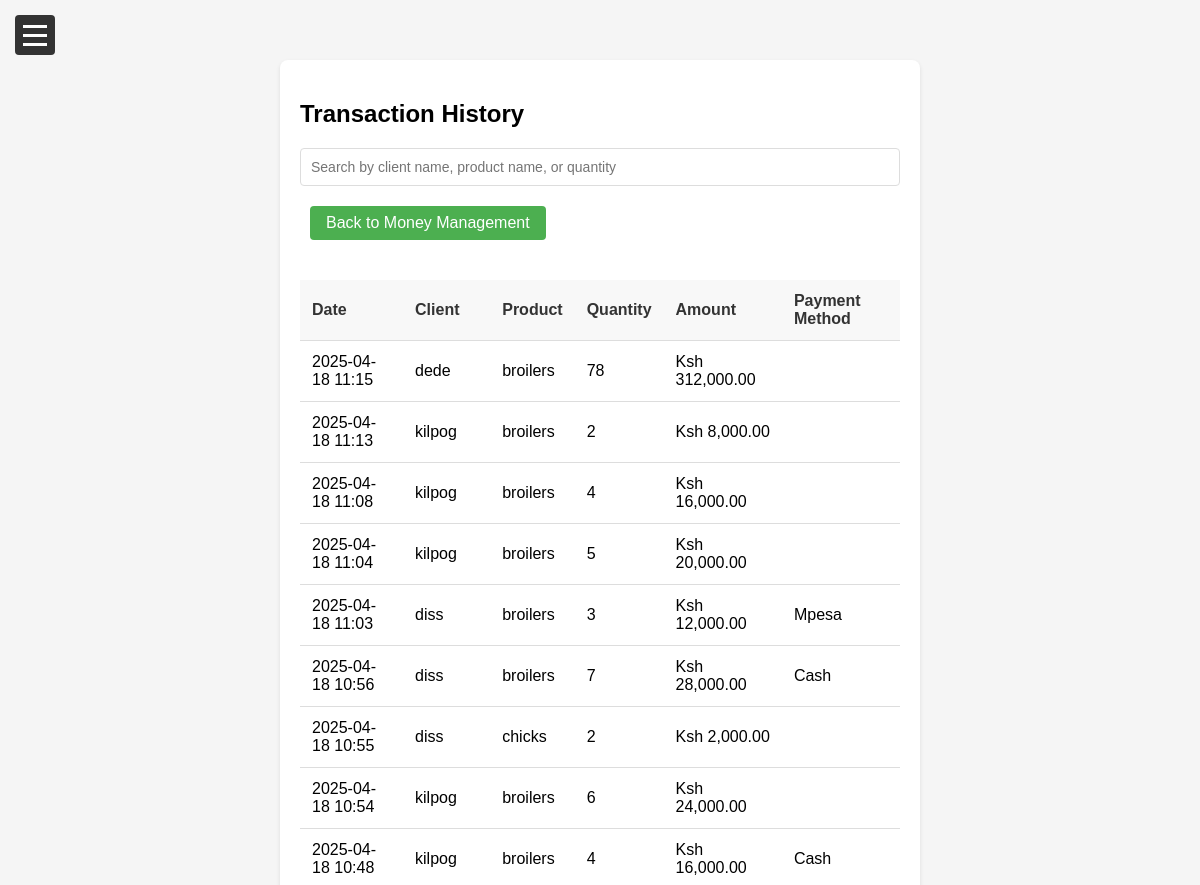
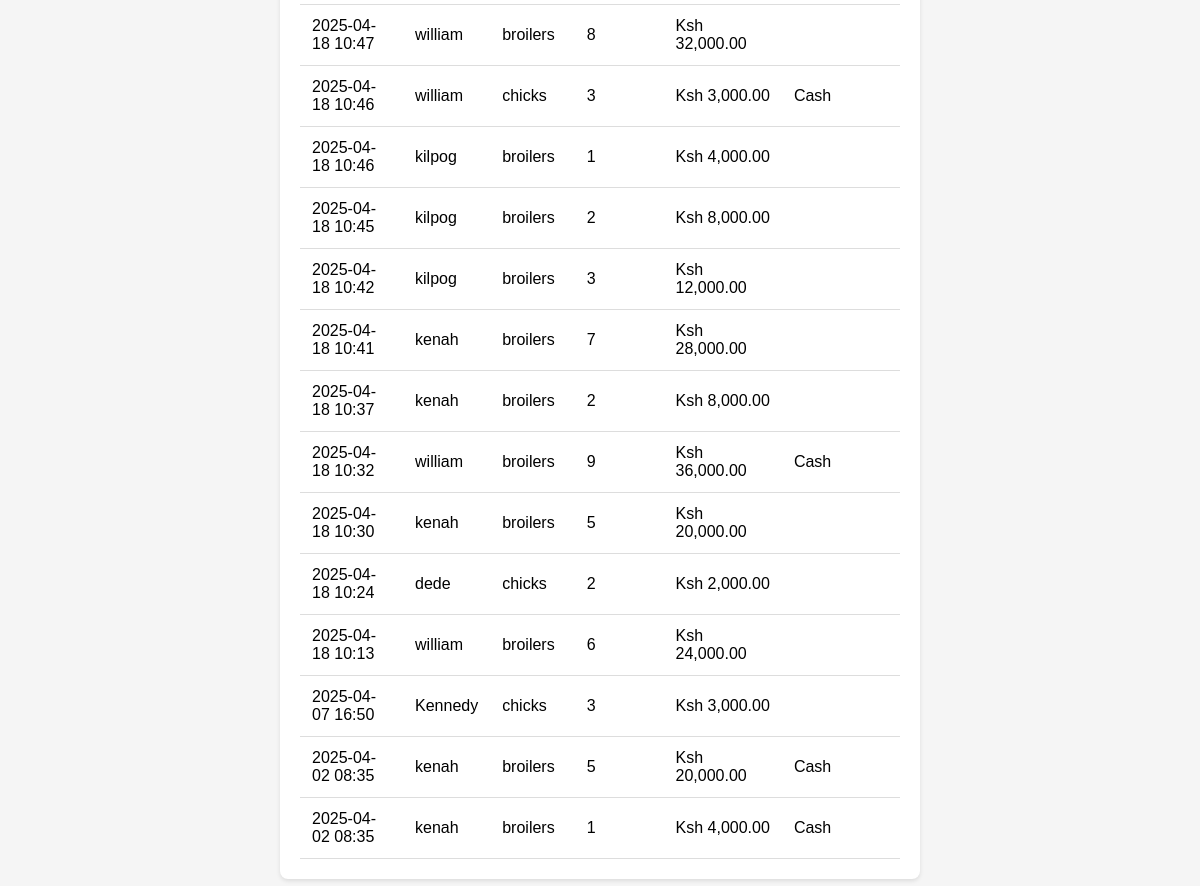
Screenshot of /transactions.php with the database file from the repository (2 pictures, top to bottom).
### tables this page shows
CREATE TABLE `sales` (
  `id` int(11) NOT NULL,
  `client_id` int(11) DEFAULT NULL,
  `product_id` int(11) DEFAULT NULL,
  `historical_product_name` varchar(255) DEFAULT NULL,
  `quantity` int(11) DEFAULT NULL,
  `amount` decimal(10,2) NOT NULL,
  `payment_method` enum('cash','mpesa','bank','credit') NOT NULL,
  `description` text DEFAULT NULL,
  `created_at` timestamp NOT NULL DEFAULT current_timestamp()
);

CREATE TABLE `clients` (
  `id` int(11) NOT NULL,
  `client_name` varchar(255) NOT NULL,
  `phone` varchar(15) NOT NULL,
  `email` varchar(100) NOT NULL,
  `created_at` timestamp NOT NULL DEFAULT current_timestamp()
);

CREATE TABLE `products` (
  `id` int(11) NOT NULL,
  `product_name` varchar(255) NOT NULL,
  `price` decimal(10,2) NOT NULL
);

### transactions.php (the view, shortened to what this page needs)
<?php
require_once 'db_config.php';
?>
<!DOCTYPE html>
<html lang="en">
<head>
    <link rel="stylesheet" href="styles.css">
</head>
<body>
    <button class="menu-toggle">
        <span></span>
        <span></span>
        <span></span>
    </button>
    <div class="main-content">
        <div class="container">
            <h2>Transaction History</h2>
            <div class="search-container">
                <input type="text" id="search" placeholder="Search by client name, product name, or quantity" class="search-input">
            </div>
            <a href="money.php" class="button" style="display: inline-block; margin-bottom: 20px;">Back to Money Management</a>
            <?php
            try {
                $sql = "SELECT s.*, c.client_name, p.product_name
                        FROM sales s
                        JOIN clients c ON s.client_id = c.id
                        JOIN products p ON s.product_id = p.id
                        ORDER BY s.created_at DESC";
                $stmt = $conn->query($sql);
                if ($stmt->rowCount() > 0) {
                    echo "<table id='transaction-table'>
                            <tr>
                                <th>Date</th>
                                <th>Client</th>
                                <th>Product</th>
                                <th>Quantity</th>
                                <th>Amount</th>
                                <th>Payment Method</th>
                            </tr>";
                    while($row = $stmt->fetch(PDO::FETCH_ASSOC)) {
                        echo "<tr>
                                <td>" . date('Y-m-d H:i', strtotime($row['created_at'])) . "</td>
                                <td>" . htmlspecialchars($row['client_name']) . "</td>
                                <td>" . htmlspecialchars($row['product_name']) . "</td>
                                <td>" . htmlspecialchars($row['quantity']) . "</td>
                                <td>Ksh " . number_format($row['amount'], 2) . "</td>
                                <td>" . ucfirst(str_replace('_', '-', htmlspecialchars($row['payment_method']))) . "</td>
                            </tr>";
                    }
                    echo "</table>";
                } else {
                    echo "<p>No transactions found</p>";
                }
            } catch(PDOException $e) {
                echo '<div class="feedback error">Error: ' . htmlspecialchars($e->getMessage()) . '</div>';
            }
            ?>
        </div>
    </div>
</body>
</html>

### styles.css (style rules this page uses)
body { display: flex; margin: 0; min-height: 100vh; font-family: Arial, sans-serif; }
.menu-toggle { position: fixed; top: 15px; left: 15px; z-index: 1001; background: #333; border: none; cursor: pointer; width: 40px; height: 40px; border-radius: 4px; display: flex; flex-direction: column; justify-content: center; align-items: center; gap: 6px; transition: transform 0.3s ease; }
.menu-toggle span { display: block; width: 24px; height: 3px; background-color: white; transition: transform 0.3s ease, opacity 0.3s ease; transform-origin: center; }
.main-content { flex: 1; padding: 20px; margin-left: 0; background-color: #f5f5f5; transition: margin-left 0.3s ease; padding-top: 60px; min-height: calc(100vh - 80px); }
.container { max-width: 600px; margin: 0 auto; background-color: white; padding: 20px; border-radius: 8px; box-shadow: 0 2px 4px rgba(0, 0, 0, 0.1); }
input[type="text"], input[type="number"], input[type="password"], input[type="email"], input[type="tel"], select { width: 100%; padding: 10px; border: 1px solid #ddd; border-radius: 4px; box-sizing: border-box; font-size: 14px; }
table { width: 100%; border-collapse: collapse; margin-top: 20px; background-color: white; }
th, td { padding: 12px; text-align: left; border-bottom: 1px solid #ddd; }
th { background-color: #f8f8f8; color: #333; font-weight: 600; }
.button { display: inline-block; padding: 8px 16px; background-color: #4CAF50; color: white; text-decoration: none; border-radius: 4px; margin-left: 10px; }

### transactions.php (style rules this page uses)
.search-container { margin-bottom: 20px; width: 100%; }
.search-input { width: 100%; padding: 10px; border: 1px solid #ddd; border-radius: 4px; box-sizing: border-box; font-size: 14px; }

### rows the page displays
sales: created_at "2025-04-18 11:15", client.client_name "dede", product.product_name "broilers", quantity "78", amount "312,000.00"
sales: created_at "2025-04-18 11:13", client.client_name "kilpog", product.product_name "broilers", quantity "2", amount "8,000.00"
sales: created_at "2025-04-18 11:08", client.client_name "kilpog", product.product_name "broilers", quantity "4", amount "16,000.00"
sales: created_at "2025-04-18 11:04", client.client_name "kilpog", product.product_name "broilers", quantity "5", amount "20,000.00"
sales: created_at "2025-04-18 11:03", client.client_name "diss", product.product_name "broilers", quantity "3", amount "12,000.00", payment_method "Mpesa"
sales: created_at "2025-04-18 10:56", client.client_name "diss", product.product_name "broilers", quantity "7", amount "28,000.00", payment_method "Cash"
sales: created_at "2025-04-18 10:55", client.client_name "diss", product.product_name "chicks", quantity "2", amount "2,000.00"
sales: created_at "2025-04-18 10:54", client.client_name "kilpog", product.product_name "broilers", quantity "6", amount "24,000.00"
sales: created_at "2025-04-18 10:48", client.client_name "kilpog", product.product_name "broilers", quantity "4", amount "16,000.00", payment_method "Cash"
sales: created_at "2025-04-18 10:47", client.client_name "william", product.product_name "broilers", quantity "8", amount "32,000.00"
sales: created_at "2025-04-18 10:46", client.client_name "william", product.product_name "chicks", quantity "3", amount "3,000.00", payment_method "Cash"
sales: created_at "2025-04-18 10:46", client.client_name "kilpog", product.product_name "broilers", quantity "1", amount "4,000.00"
sales: created_at "2025-04-18 10:45", client.client_name "kilpog", product.product_name "broilers", quantity "2", amount "8,000.00"
sales: created_at "2025-04-18 10:42", client.client_name "kilpog", product.product_name "broilers", quantity "3", amount "12,000.00"
sales: created_at "2025-04-18 10:41", client.client_name "kenah", product.product_name "broilers", quantity "7", amount "28,000.00"
sales: created_at "2025-04-18 10:37", client.client_name "kenah", product.product_name "broilers", quantity "2", amount "8,000.00"
sales: created_at "2025-04-18 10:32", client.client_name "william", product.product_name "broilers", quantity "9", amount "36,000.00", payment_method "Cash"
sales: created_at "2025-04-18 10:30", client.client_name "kenah", product.product_name "broilers", quantity "5", amount "20,000.00"
sales: created_at "2025-04-18 10:24", client.client_name "dede", product.product_name "chicks", quantity "2", amount "2,000.00"
sales: created_at "2025-04-18 10:13", client.client_name "william", product.product_name "broilers", quantity "6", amount "24,000.00"
sales: created_at "2025-04-07 16:50", client.client_name "Kennedy", product.product_name "chicks", quantity "3", amount "3,000.00"
sales: created_at "2025-04-02 08:35", client.client_name "kenah", product.product_name "broilers", quantity "5", amount "20,000.00", payment_method "Cash"
sales: created_at "2025-04-02 08:35", client.client_name "kenah", product.product_name "broilers", quantity "1", amount "4,000.00", payment_method "Cash"
